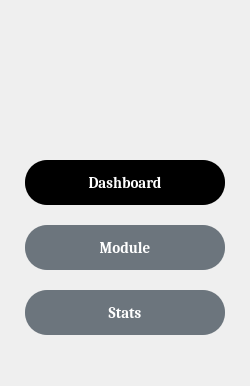
         <widget class="QFrame" name="sidebar_frame">
          <property name="minimumSize"><size><width>250</width><height>0</height></size></property>
          <property name="maximumSize"><size><width>250</width><height>16777215</height></size></property>
          <property name="styleSheet"><string notr="true">QFrame#sidebar_frame { background-color: rgba(203, 229, 243, 107); }</string></property>
          <layout class="QVBoxLayout" name="verticalLayout_sidebar">
           <property name="spacing"><number>20</number></property>
           <property name="leftMargin"><number>25</number></property>
           <property name="topMargin"><number>40</number></property>
           <property name="rightMargin"><number>25</number></property>
           <item><widget class="QLabel" name="logo_label"><property name="minimumSize"><size><width>0</width><height>100</height></size></property><property name="styleSheet"><string notr="true">QLabel#logo_label { border-image: url(assets/main_asset/logo_examers.png) 0 0 0 0 stretch stretch; background-color: transparent; }</string></property><property name="text"><string/></property></widget></item>
           <item><widget class="QPushButton" name="menu_dashboard_btn"><property name="minimumSize"><size><width>0</width><height>45</height></size></property><property name="cursor"><cursorShape>PointingHandCursor</cursorShape></property><property name="styleSheet"><string notr="true">QPushButton { background-color: black; color: white; border-radius: 22px; font-family: Cambria; font-weight: bold; font-size: 15px; }</string></property><property name="text"><string>Dashboard</string></property></widget></item>
           <item><widget class="QPushButton" name="menu_module_btn"><property name="minimumSize"><size><width>0</width><height>45</height></size></property><property name="cursor"><cursorShape>PointingHandCursor</cursorShape></property><property name="styleSheet"><string notr="true">QPushButton { background-color: #6c757d; color: white; border-radius: 22px; font-family: Cambria; font-weight: bold; font-size: 15px; }</string></property><property name="text"><string>Module</string></property></widget></item>
           <item><widget class="QPushButton" name="menu_stats_btn"><property name="minimumSize"><size><width>0</width><height>45</height></size></property><property name="cursor"><cursorShape>PointingHandCursor</cursorShape></property><property name="styleSheet"><string notr="true">QPushButton { background-color: #6c757d; color: white; border-radius: 22px; font-family: Cambria; font-weight: bold; font-size: 15px; }</string></property><property name="text"><string>Stats</string></property></widget></item>
           <item>
            <spacer name="verticalSpacer_sidebar">
             <property name="orientation"><enum>Qt::Orientation::Vertical</enum></property>
             <property name="sizeHint" stdset="0"><size><width>20</width><height>40</height></size></property>
            </spacer>
           </item>
          </layout>
         </widget>
